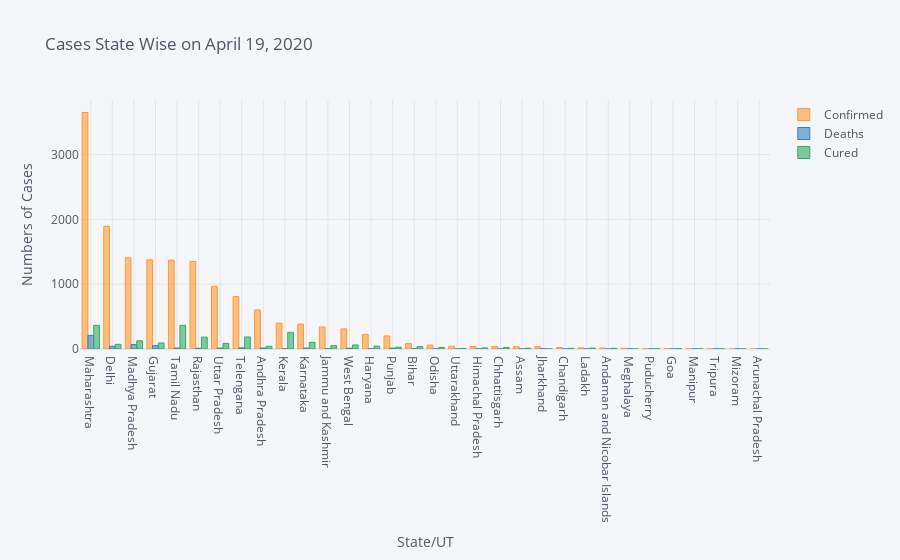

This figure's notebook cell:
### Code cell
#Visualization
temp_1 = temp[['Confirmed', 'Deaths', 'Cured']]

temp_1.iplot(kind = 'bar',xTitle= 'State/UT' , yTitle='Numbers of Cases',mode = 'markers+lines',
            title = f'Cases State Wise on {now}')

### Figure 1 — Plotly figure (JSON) as saved in the notebook; plotly's stock layout.template omitted (floating-point values rounded to 4 significant figures)
{"data": [{"marker": {"color": "rgba(255, 153, 51, 0.6)", "line": {"color": "rgba(255, 153, 51, 1.0)", "width": 1}}, "name": "Confirmed", "orientation": "v", "text": "", "type": "bar", "x": ["Maharashtra", "Delhi", "Madhya Pradesh", "Gujarat", "Tamil Nadu", "Rajasthan", "Uttar Pradesh", "Telengana", "Andhra Pradesh", "Kerala", "Karnataka", "Jammu and Kashmir", "West Bengal", "Haryana", "Punjab", "Bihar", "Odisha", "Uttarakhand", "Himachal Pradesh", "Chhattisgarh", "Assam", "Jharkhand", "Chandigarh", "Ladakh", "Andaman and Nicobar Islands", "Meghalaya", "Puducherry", "Goa", "Manipur", "Tripura", "Mizoram", "Arunachal Pradesh"], "y": [3651, 1893, 1407, 1376, 1372, 1351, 969, 809, 603, 400, 384, 341, 310, 225, 202, 86, 61, 42, 39, 36, 35, 34, 23, 18, 14, 11, 7, 7, 2, 2, 1, 1]}, {"marker": {"color": "rgba(55, 128, 191, 0.6)", "line": {"color": "rgba(55, 128, 191, 1.0)", "width": 1}}, "name": "Deaths", "orientation": "v", "text": "", "type": "bar", "x": ["Maharashtra", "Delhi", "Madhya Pradesh", "Gujarat", "Tamil Nadu", "Rajasthan", "Uttar Pradesh", "Telengana", "Andhra Pradesh", "Kerala", "Karnataka", "Jammu and Kashmir", "West Bengal", "Haryana", "Punjab", "Bihar", "Odisha", "Uttarakhand", "Himachal Pradesh", "Chhattisgarh", "Assam", "Jharkhand", "Chandigarh", "Ladakh", "Andaman and Nicobar Islands", "Meghalaya", "Puducherry", "Goa", "Manipur", "Tripura", "Mizoram", "Arunachal Pradesh"], "y": [211, 42, 70, 53, 15, 11, 14, 18, 15, 3, 14, 5, 12, 3, 13, 2, 1, 0, 1, 0, 1, 2, 0, 0, 0, 1, 0, 0, 0, 0, 0, 0]}, {"marker": {"color": "rgba(50, 171, 96, 0.6)", "line": {"color": "rgba(50, 171, 96, 1.0)", "width": 1}}, "name": "Cured", "orientation": "v", "text": "", "type": "bar", "x": ["Maharashtra", "Delhi", "Madhya Pradesh", "Gujarat", "Tamil Nadu", "Rajasthan", "Uttar Pradesh", "Telengana", "Andhra Pradesh", "Kerala", "Karnataka", "Jammu and Kashmir", "West Bengal", "Haryana", "Punjab", "Bihar", "Odisha", "Uttarakhand", "Himachal Pradesh", "Chhattisgarh", "Assam", "Jharkhand", "Chandigarh", "Ladakh", "Andaman and Nicobar Islands", "Meghalaya", "Puducherry", "Goa", "Manipur", "Tripura", "Mizoram", "Arunachal Pradesh"], "y": [365, 72, 127, 93, 365, 183, 86, 186, 42, 257, 104, 51, 62, 43, 27, 37, 24, 9, 16, 24, 12, 0, 10, 14, 11, 0, 3, 6, 1, 1, 0, 0]}], "layout": {"legend": {"bgcolor": "#F5F6F9", "font": {"color": "#4D5663"}}, "paper_bgcolor": "#F5F6F9", "plot_bgcolor": "#F5F6F9", "title": {"font": {"color": "#4D5663"}, "text": "Cases State Wise on April 19, 2020"}, "xaxis": {"gridcolor": "#E1E5ED", "showgrid": true, "tickfont": {"color": "#4D5663"}, "title": {"font": {"color": "#4D5663"}, "text": "State/UT"}, "zerolinecolor": "#E1E5ED"}, "yaxis": {"gridcolor": "#E1E5ED", "showgrid": true, "tickfont": {"color": "#4D5663"}, "title": {"font": {"color": "#4D5663"}, "text": "Numbers of Cases"}, "zerolinecolor": "#E1E5ED"}}}
